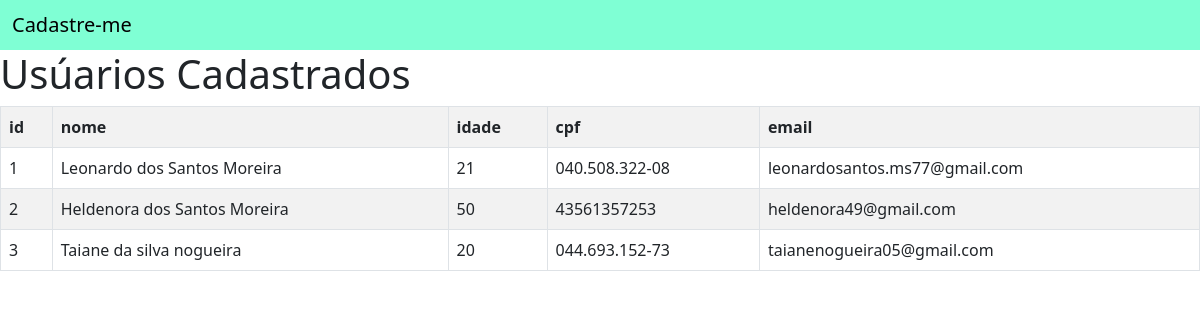
/usuarios/, run on an earlier commit of the app's database.
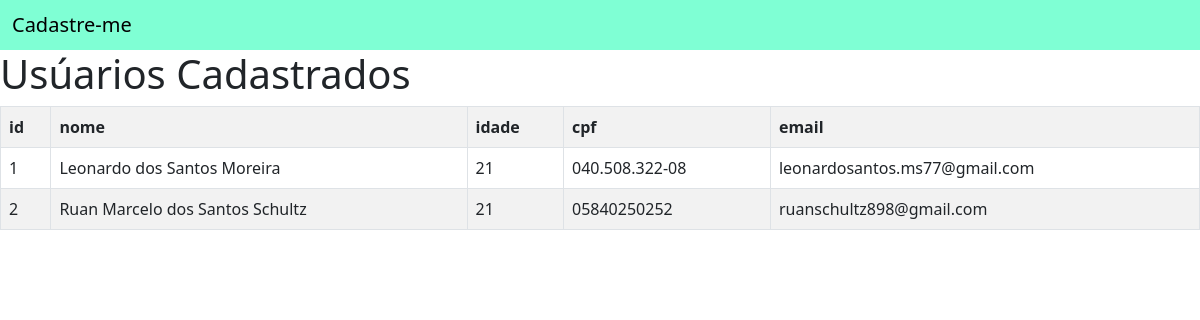
And on a later commit of the database.
### app_cad_user/models.py (models this page shows)
class Usuario(models.Model):
    id_usuario = models.AutoField(primary_key=True)
    nome = models.TextField(max_length=255)
    idade = models.IntegerField()
    cpf = models.TextField(max_length=11, unique=True)
    email = models.CharField(max_length=300, unique=True)

### app_cad_user/views.py (the view, shortened to what this page needs)
# urls.py: path('usuarios/', views.usuarios, name='listagem_usuarios'),
def usuarios(request):
    usuarios = {'usuarios': Usuario.objects.all()}
    return render(request, 'usuarios/usuarios.html', usuarios)

### app_cad_user/templates/usuarios/usuarios.html
{% extends 'usuarios/base.html' %}
{% block conteudo %}
<div>
    <h1>Usúarios Cadastrados</h1>
    <table class="table table-bordered table-striped">
        <tr>
            <th>id</th>
            <th>nome</th>
            <th>idade</th>
            <th>cpf</th>
            <th>email</th>
        </tr>
        {% for usuario in usuarios %}
        <tr>
            <td>{{usuario.id_usuario}}</td>
            <td>{{usuario.nome}}</td>
            <td>{{usuario.idade}}</td>
            <td>{{usuario.cpf}}</td>
            <td>{{usuario.email}}</td>
        </tr>
        {% endfor %}
    </table>
</div>
{% endblock %}

### app_cad_user/templates/usuarios/base.html (shortened to what this page needs)
<!doctype html>
<html lang="pt-br">
<head>
    <link href="https://cdn.jsdelivr.net/npm/bootstrap@5.0.2/dist/css/bootstrap.min.css" rel="stylesheet"
>
</head>
<body>
    <nav class="navbar navbar-light bg-light" style="background-color: aquamarine !important;">
        <div class="container-fluid">
            <span class="navbar-brand mb-0 h1"><a style="text-decoration: none; color: black;" href="{% url 'home' %}">Cadastre-me</a></span>
        </div>
    </nav>
    {% block conteudo %}
    {% endblock %}
</body>
</html>

What changed in the data, as far as the page shows it:
removed Usuario: id_usuario "3", nome "Taiane da silva nogueira", idade "20", cpf "044.693.152-73", email "taianenogueira05@gmail.com"
changed Usuario id 2: nome "Heldenora dos Santos Moreira" → "Ruan Marcelo dos Santos Schultz"; idade "50" → "21"; cpf "43561357253" → "05840250252"; email "heldenora49@gmail.com" → "ruanschultz898@gmail.com"
